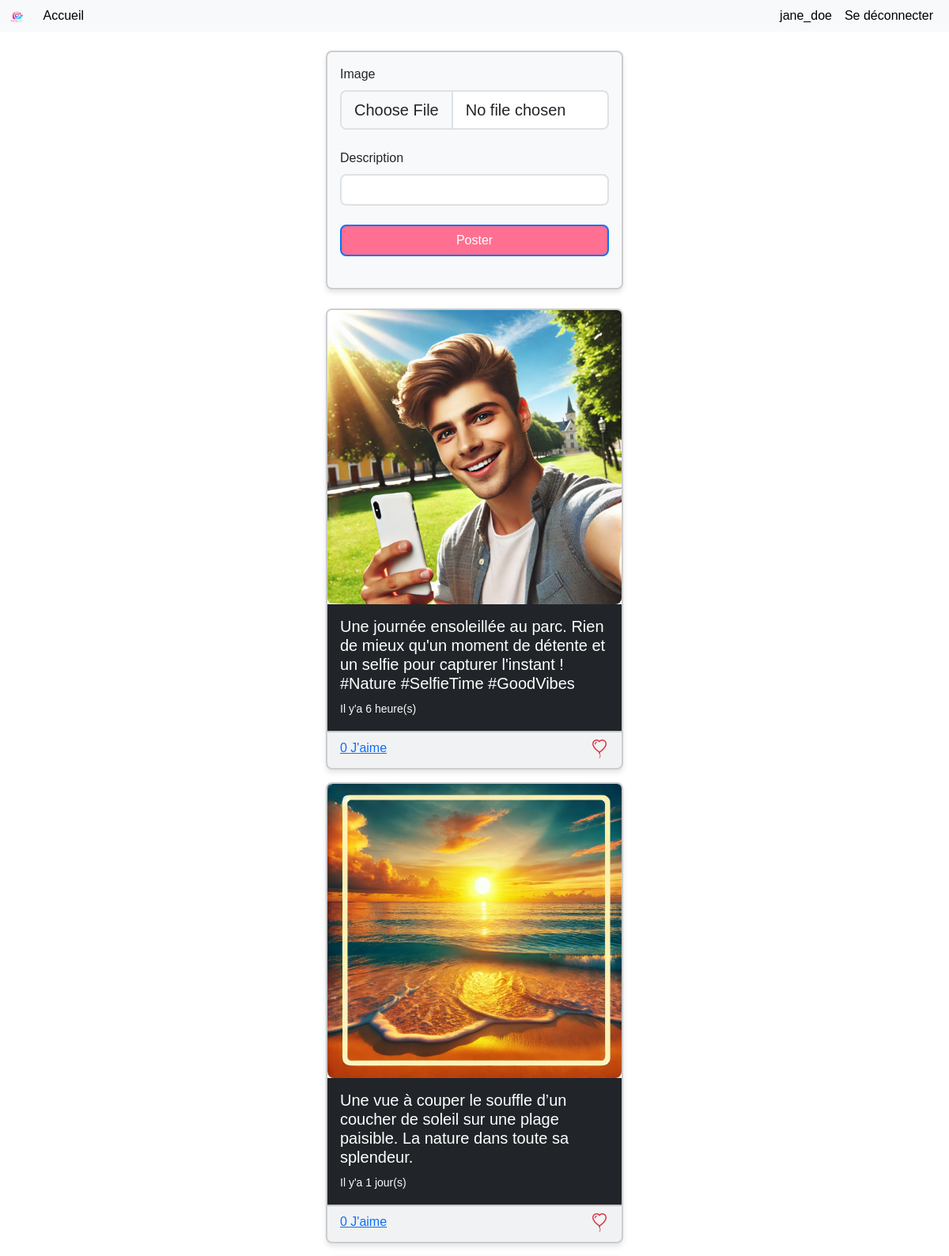
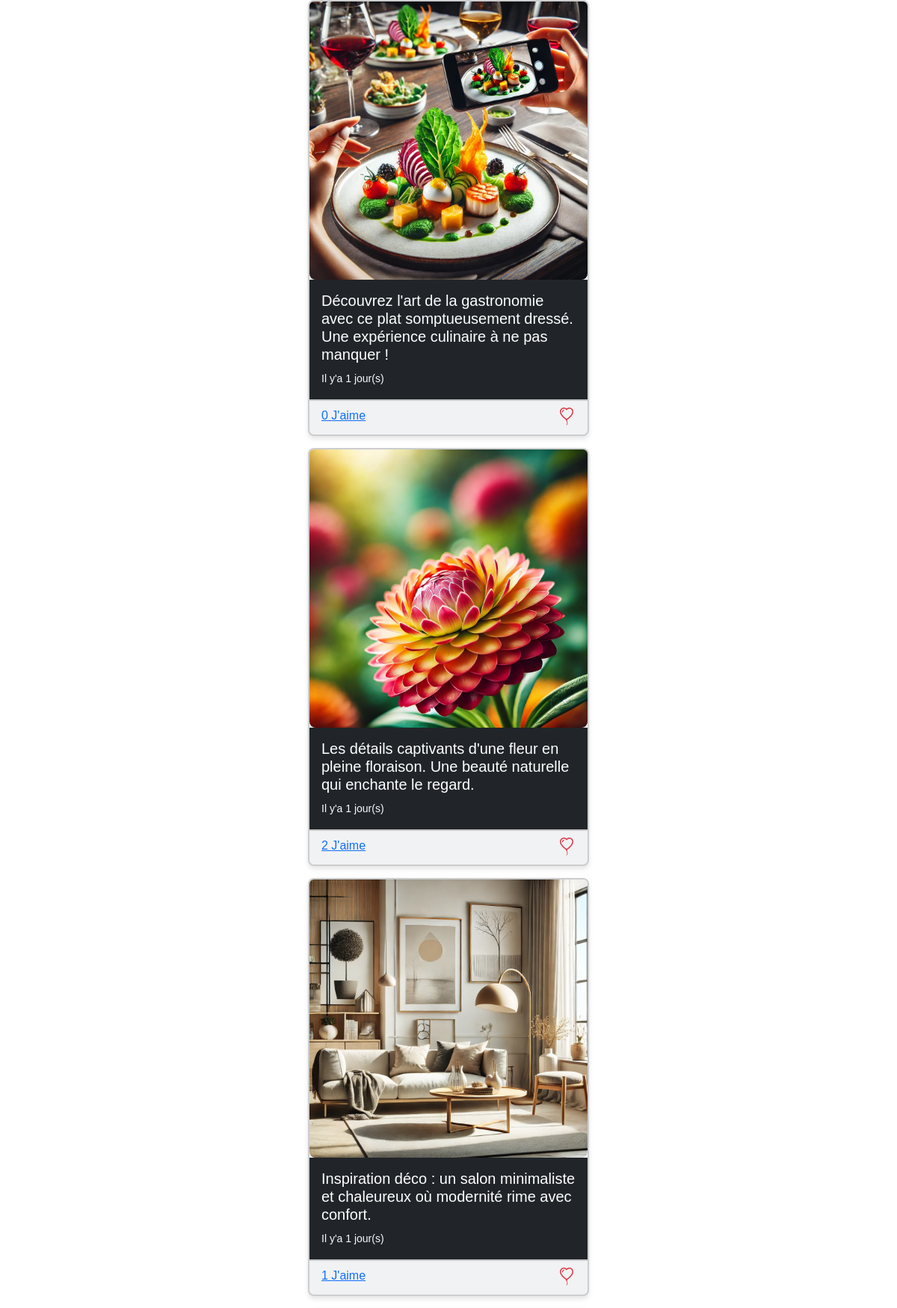
Page /index.php?action=index&entity=home (signed in, upper part) on the committed database (2 pictures, top to bottom).
### tables this page shows
CREATE TABLE `posts` (
  `id` int(11) NOT NULL,
  `image` varchar(255) NOT NULL,
  `legende` varchar(255) NOT NULL,
  `user_id` int(11) NOT NULL,
  `created` datetime NOT NULL DEFAULT CURRENT_TIMESTAMP
);

### core/Controller.php (called while the page is built)
<?php
class Controller {
    function render( $view, $data = array() ) {
        extract($data);
        require_once __DIR__ . "/../views/" . $view ."View.php";
    }
}

### public/index.php (called while the page is built, shortened)
<?php
    $dispatcher = new Dispatcher();
    $dispatcher->dispatch();
?>

### models/PostModel.php (called while the page is built, shortened)
<?php
class PostModel extends Model{
    function getAllPosts() {
        $bdd = $this->pdo;
        $req = $bdd->query("SELECT * FROM posts ORDER BY created DESC ");
        $posts = $req->fetchAll(PDO::FETCH_ASSOC);
        return $posts;
    }
}

### views/homeView.php (the view)
<?php
include __DIR__ . '/partials/header.php';
?>
<div class="container col-lg-4">
    <form method="post" action="?entity=post&action=add" enctype="multipart/form-data" class="my-4">
        <div class="card">
            <div class="card-body">
                <div data-mdb-input-init class="form-outline mb-4">
                    <label for="fieldImage" class="form-label">Image</label>
                    <input class="form-control form-control-lg" id="fieldImage" name="fieldImage" type="file" />
                </div>
                <div data-mdb-input-init class="form-outline mb-4">
                    <label class="form-label" for="legende">Description</label>
                    <input type="text" id="legende" name="legende" class="form-control" />
                </div>
                <div class="d-grid gap-2">
                    <button data-mdb-ripple-init type="submit" class="btn btn-primary btn-block mb-4" name="poster">Poster</button>
                </div>
            </div>
        </div>
    </form>
    <?php if(!empty($posts)) : ?>
    <?php foreach ($posts as $post) : ?>
        <div class="card mb-3">
            <img src="../assets/img/posts/<?php echo $post['image'] ?>" class="card-img-top" alt="Camera"/>
            <div class="card-body bg-dark text-white">
                <h5 class="card-title"><?php echo $post['legende'] ?></h5>
                <p class="card-text ">
                <small class="text-muted"><span class="text-light font-italic">Il y'a <?php echo $post['last_updated'] ?></span>  </small>
                </p>
            </div>
            <div class="card-footer d-flex justify-content-between">
                <div>
                <a href="#" data-bs-toggle="tooltip"
                title="<?php echo (!empty($post['userThatLiked'])) ? implode(', ', $post['userThatLiked']) : '' ?>">
                    <?php echo $post['nbr_likes']; ?> J'aime
                </a>
                </div>
                <div>
                    <?php if($post['alreadyLike']) : ?>
                        <a href="?action=delete_like&entity=like&post_id=<?php echo $post['id'] ?>"><i class="bi bi-balloon-heart-fill text-danger h4"></i></a>
                    <?php else : ?>
                        <a href="?action=add_like&entity=like&post_id=<?php echo $post['id'] ?>"><i class="bi bi-balloon-heart text-danger h4"></i></a>
                    <?php endif; ?>
                </div>
            </div>
        </div>
    <?php endforeach; ?>
    <?php else : ?>
        <p>Aucune publication disponible pour le moment.</p>
    <?php endif; ?>
</div>
<?php
include __DIR__ . '/partials/footer.php';
?>

### assets/css/style.css (style rules this page uses)
:root { --bs-primary: #ff6f91; --bs-secondary: #6c757d; --bs-success: #28a745; --bs-info: #17a2b8; --bs-warning: #ffcc00; --bs-danger: #dc3545; --bs-light: #f8f9fa; --bs-dark: #1c1c1c; --bs-font-sans-serif: 'Poppins', sans-serif; --bs-font-monospace: 'Courier New', monospace; --bs-font-size-base: 1.125rem; --bs-font-weight-base: 400; --bs-border-width: 2px; --bs-border-radius: 0.5rem; --bs-spacer: 1.5rem; --bs-btn-primary-bg: #ff6f91; --bs-btn-primary-color: #ffffff; --bs-btn-secondary-bg: #6c757d; --bs-btn-secondary-color: #ffffff; --bs-btn-font-weight: 500; --bs-btn-border-radius: 0.5rem; --bs-img-thumbnail-border-color: #dee2e6; --bs-navbar-light-bg: #ffffff; --bs-navbar-light-color: #000000; }
button.btn-primary { background-color: var(--bs-btn-primary-bg); color: var(--bs-btn-primary-color); border-radius: var(--bs-btn-border-radius); font-weight: var(--bs-btn-font-weight); transition: all 0.3s ease; }
.card { background-color: var(--bs-light); border-radius: var(--bs-border-radius); box-shadow: 0 4px 6px rgba(0, 0, 0, 0.1); transition: transform 0.3s ease, box-shadow 0.3s ease; }
img { border-radius: var(--bs-border-radius); }

### rows in the picture
posts: image (picture), legende "Une journée ensoleillée au parc. Rien de mieux qu'un moment de détente et un selfie pour capturer l'instant ! #Nature #SelfieTime #GoodVibes", last_updated "6 heure(s)", nbr_likes "0"
posts: image (picture), legende "Une vue à couper le souffle d’un coucher de soleil sur une plage paisible. La nature dans toute sa splendeur.", last_updated "1 jour(s)", nbr_likes "0"
posts: image (picture), legende "Découvrez l'art de la gastronomie avec ce plat somptueusement dressé. Une expérience culinaire à ne pas manquer !", last_updated "1 jour(s)", nbr_likes "0"
posts: image (picture), legende "Les détails captivants d'une fleur en pleine floraison. Une beauté naturelle qui enchante le regard.", last_updated "1 jour(s)", user "2"
posts: image (picture), legende "Inspiration déco : un salon minimaliste et chaleureux où modernité rime avec confort.", last_updated "1 jour(s)", nbr_likes "1"

### other values in the picture
$_SESSION['user']['username'] "jane_doe"
